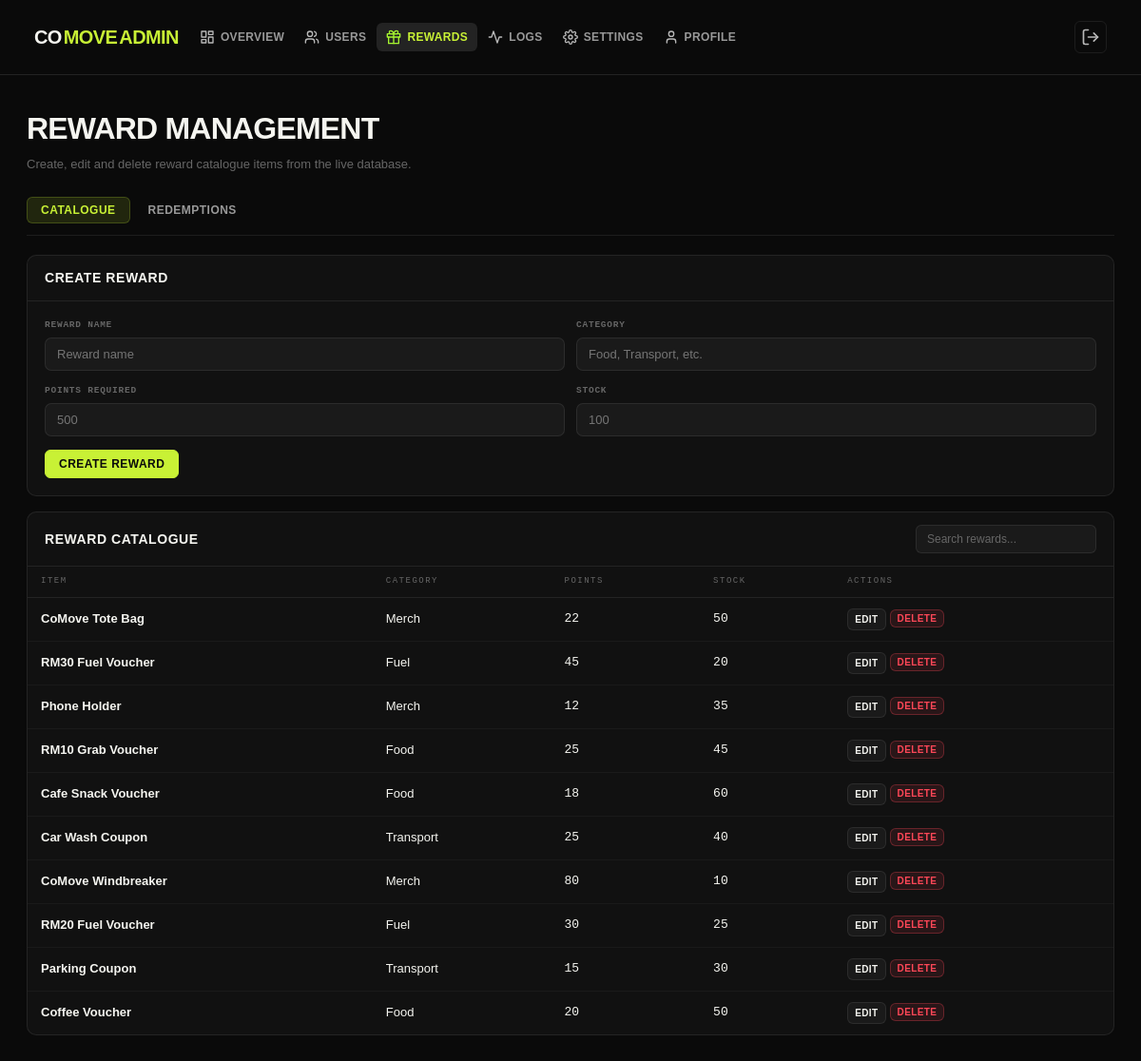
The page /src/roles/admin/rewards.php (signed in) on the database as committed earlier.
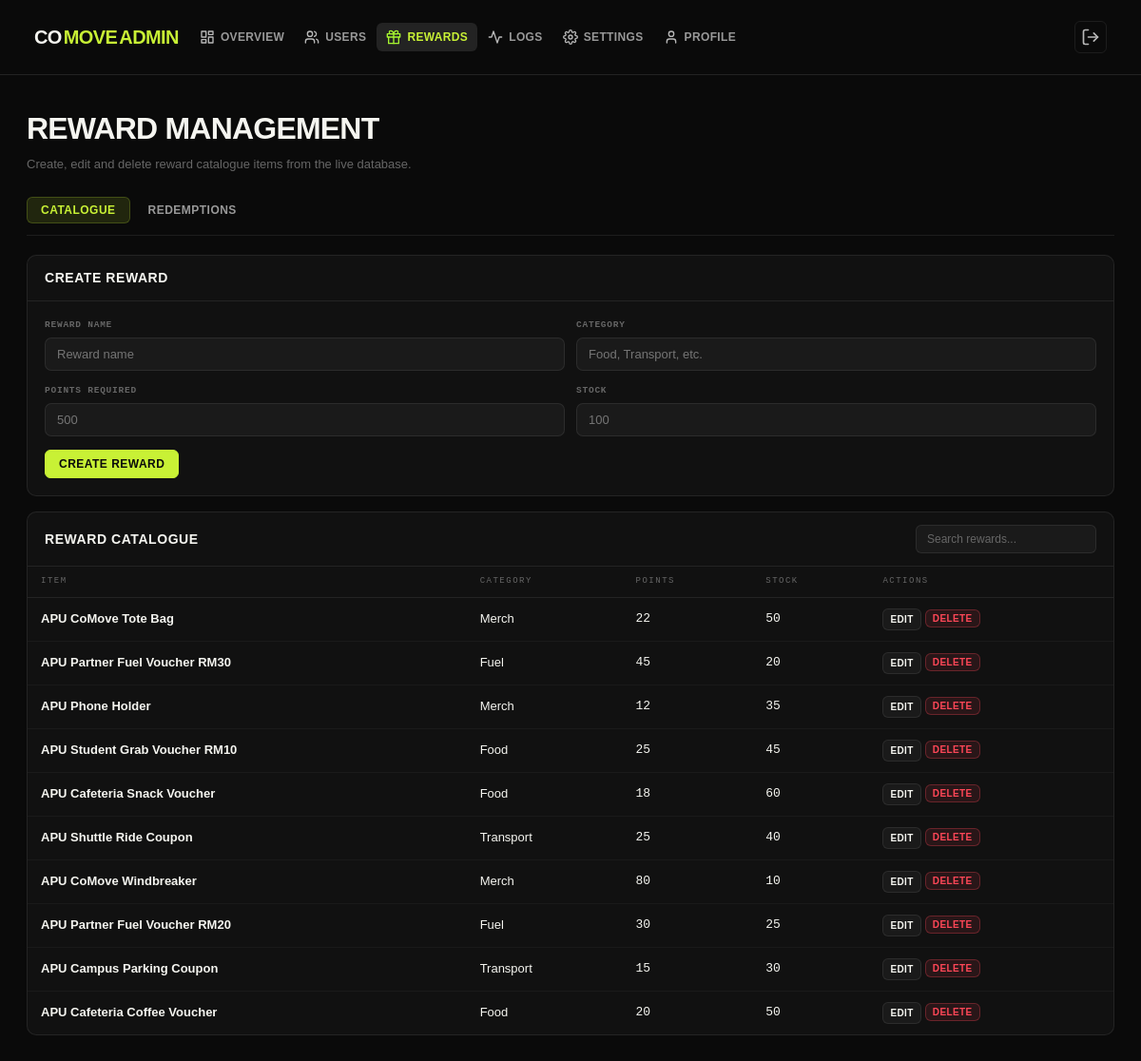
The same page on the database as committed later.
### tables this page shows
CREATE TABLE REWARD (
    reward_id INT AUTO_INCREMENT PRIMARY KEY,
    reward_pic MEDIUMBLOB,
    reward_name NVARCHAR(50) NOT NULL,
    points_required INT NOT NULL,
    category VARCHAR(50) NOT NULL,
    stock INT NOT NULL DEFAULT 0
);

### src/roles/admin/includes/bootstrap.php (called while the page is built, shortened)
<?php
function adminEscape($value): string
{
    return htmlspecialchars((string) $value, ENT_QUOTES, 'UTF-8');
}
function adminFetchAll(mysqli $dbConn, string $sql, string $types = '', array $params = []): array
{
    $stmt = mysqli_prepare($dbConn, $sql);
    mysqli_stmt_execute($stmt);
    $result = mysqli_stmt_get_result($stmt);
    $rows = [];
    while ($row = mysqli_fetch_assoc($result)) {
        $rows[] = $row;
    }
    return $rows;
}

### src/roles/admin/rewards.php (the view, shortened to what this page needs)
<?php
require_once __DIR__ . '/includes/header.php';
$rewards = adminFetchAll($dbConn, 'SELECT reward_id, reward_name, points_required, category, stock FROM REWARD ORDER BY reward_id DESC');
?>
  <main class="dashboard-main">
    <h1 class="page-title">Reward Management</h1>
    <p class="page-subtitle">Create, edit and delete reward catalogue items from the live database.</p>
    <div class="sub-tabs">
      <button class="sub-tab active" id="rtab-catalogue" onclick="switchTab('rtab-','rewardsub-',['catalogue','redemptions'],'catalogue')">Catalogue</button>
      <button class="sub-tab" id="rtab-redemptions" onclick="switchTab('rtab-','rewardsub-',['catalogue','redemptions'],'redemptions')">Redemptions</button>
    </div>
    <div id="rewardsub-catalogue">
      <div class="card">
        <div class="card-header"><span class="card-title">Create Reward</span></div>
        <div class="card-body">
          <form method="post">
            <div class="form-row">
              <div class="form-group"><label class="form-label">Reward Name</label><input class="form-input" name="reward_name" placeholder="Reward name"></div>
              <div class="form-group"><label class="form-label">Category</label><input class="form-input" name="category" placeholder="Food, Transport, etc."></div>
            </div>
            <div class="form-row">
              <div class="form-group"><label class="form-label">Points Required</label><input class="form-input" type="number" name="points_required" min="1" placeholder="500"></div>
              <div class="form-group"><label class="form-label">Stock</label><input class="form-input" type="number" name="stock" min="0" placeholder="100"></div>
            </div>
            <button class="btn btn-lime" type="submit">Create Reward</button>
          </form>
        </div>
      </div>
      <div class="card">
        <div class="card-header">
          <span class="card-title">Reward Catalogue</span>
          <div class="card-actions"><input class="search-input" placeholder="Search rewards..." oninput="filterTable('rewardsTable',this.value)"></div>
        </div>
        <div class="table-wrap">
          <table id="rewardsTable">
            <thead><tr><th>Item</th><th>Category</th><th>Points</th><th>Stock</th><th>Actions</th></tr></thead>
            <tbody>
              <?php foreach ($rewards as $reward) { ?>
                <tr>
                  <td><strong><?php echo adminEscape($reward['reward_name']); ?></strong></td>
                  <td><?php echo adminEscape($reward['category']); ?></td>
                  <td style="font-family:'DM Mono',monospace"><?php echo adminEscape(number_format((int) $reward['points_required'])); ?></td>
                  <td style="font-family:'DM Mono',monospace"><?php echo adminEscape((int) $reward['stock']); ?></td>
                  <td>
                    <div class="action-btns">
                      <a class="btn btn-xs" href="rewards.php?edit_id=<?php echo adminEscape($reward['reward_id']); ?>#reward-editor">Edit</a>
                      <form method="post">
                        <button class="btn btn-xs btn-danger" type="submit">Delete</button>
                      </form>
                    </div>
                  </td>
                </tr>
              <?php } ?>
            </tbody>
          </table>
        </div>
      </div>
    </div>
  </main>
<?php require_once __DIR__ . '/includes/footer.php'; ?>

Rows that differ between the two databases and show on the page:
changed reward: reward_name "CoMove Tote Bag" → "APU CoMove Tote Bag"
changed reward: reward_name "RM30 Fuel Voucher" → "APU Partner Fuel Voucher RM30"
changed reward: reward_name "Phone Holder" → "APU Phone Holder"
changed reward: reward_name "RM10 Grab Voucher" → "APU Student Grab Voucher RM10"
changed reward: reward_name "Cafe Snack Voucher" → "APU Cafeteria Snack Voucher"
changed reward: reward_name "Car Wash Coupon" → "APU Shuttle Ride Coupon"
changed reward: reward_name "CoMove Windbreaker" → "APU CoMove Windbreaker"
changed reward: reward_name "RM20 Fuel Voucher" → "APU Partner Fuel Voucher RM20"
changed reward: reward_name "Parking Coupon" → "APU Campus Parking Coupon"
changed reward: reward_name "Coffee Voucher" → "APU Cafeteria Coffee Voucher"
